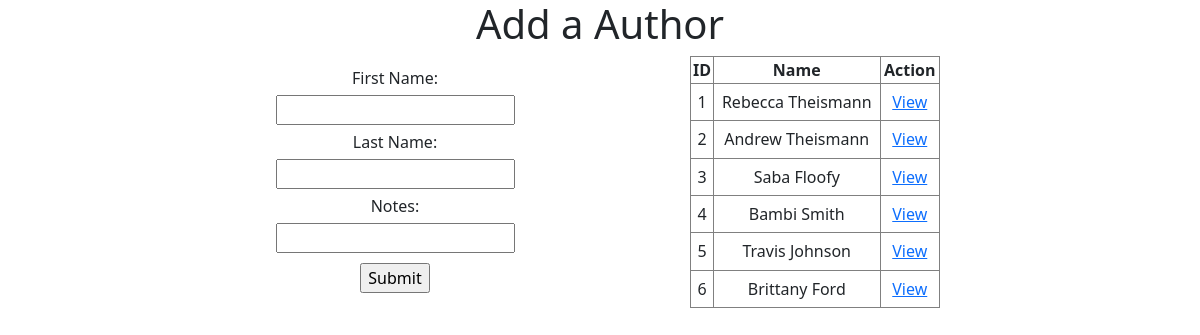
The app's page /authors with its own data.
### book_app/models.py (models this page shows)
class Author(models.Model):
    first_name = models.CharField(max_length=45)
    last_name = models.CharField(max_length=45)
    notes = models.TextField()
    books = models.ManyToManyField(Book, related_name="authors")
    created_at = models.DateTimeField(auto_now_add=True)
    updated_at = models.DateTimeField(auto_now=True)

### book_app/views.py (the view)
# urls.py: path('authors', views.list_authors),
def list_authors(request):
    context = {
        "authors" : Author.objects.all()
    }
    return render(request, 'authors.html', context)

### book_app/templates/authors.html (shortened to what this page needs)
<!DOCTYPE html>
<html lang="en">
<head>
    <link href="https://cdn.jsdelivr.net/npm/bootstrap@5.0.0-beta2/dist/css/bootstrap.min.css" rel="stylesheet">
</head>
<body id="wrapper">
    <h1>Add a Author</h1>
    <main>
        <form action="/authors/create" method="POST">
            First Name: <input type="text" name="first_name"><br>
            Last Name: <input type="text" name="last_name"><br>
            Notes: <input type="text" name="notes"><br>
            <input type="submit">
        </form>
        <table class="table-bordered">
            <thead>
                <th>ID</th>
                <th>Name</th>
                <th>Action</th>
            </thead>
            {% for author in authors %}
            <tr>
                <td>{{author.id}}</td>
                <td>{{author.first_name}} {{author.last_name}}</td>
                <td><a href="authors/{{author.id}}">View</a></td>
            </tr>
            {% endfor %}
        </table>
    </main>
</body>
</html>

### book_app/templates/authors.html (style rules this page uses)
#wrapper { width: 1000px; margin: 0 auto; }
h1 { display: block; text-align: center; }
main { display: flex; justify-content: space-evenly; }
form { width: 25%; text-align: center; margin: 10px; }
table { width: 25%; text-align: center; }
input { margin: 5px; }

### records on screen
Author: id "1", first_name "Rebecca", last_name "Theismann"
Author: id "2", first_name "Andrew", last_name "Theismann"
Author: id "3", first_name "Saba", last_name "Floofy"
Author: id "4", first_name "Bambi", last_name "Smith"
Author: id "5", first_name "Travis", last_name "Johnson"
Author: id "6", first_name "Brittany", last_name "Ford"
